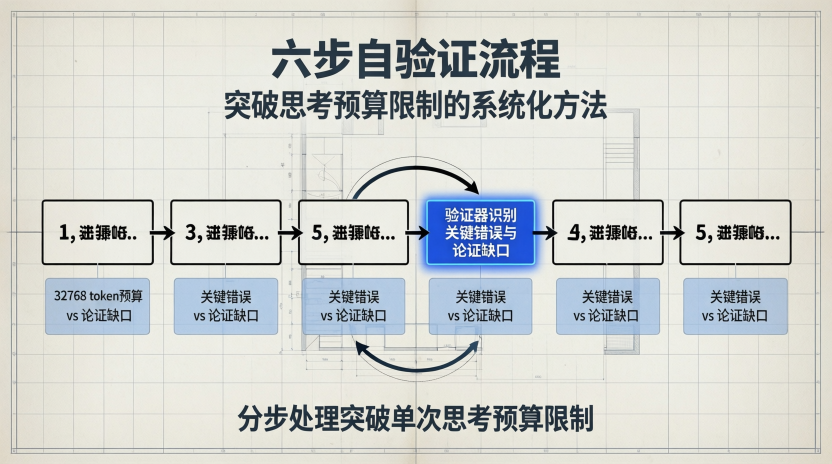
#> input picture backend/skills/slide_deck/studio/f5772cdf-adba-4069-b194-0fe359106f88/02-slide-pipeline-method.png, 1664 x 928 px (shown at 1/2 size)
$ python -i slide_layout_ocr.py   (imports and definitions only)
#> lines starting #> are read from the running program, lines starting #| are printed output that depends on the picture
#> further down, picture is the input picture: PIL image 1664x928 RGB; mean R, G, B 207.4, 210.2, 207.3
"""Layout OCR for slide preview images using RapidOCR (PP-OCR, ONNX)."""

from __future__ import annotations

import io
import logging
import threading
from typing import Any

import numpy as np
from PIL import Image, ImageEnhance, ImageFilter, UnidentifiedImageError

logger = logging.getLogger(__name__)

# Slides are often exported below ideal size for CJK; upscaling helps detection/Rec.
_MIN_LONGEST_EDGE_FOR_OCR = 1680
_MAX_LONGEST_EDGE_FOR_OCR = 2800
_MIN_REGION_AREA = 120
_MIN_REGION_SIDE = 8
_MIN_LINE_SCORE = 0.22

_engine_lock = threading.Lock()
_engine: Any | None = None


class SlideLayoutOcrError(Exception):
    """Raised when OCR cannot complete."""


# [23 lines left out: function _get_rapid_ocr_engine, not called in this run]


def _enhance_slide_for_ocr(rgb: Image.Image) -> Image.Image:
    """Mild contrast/sharpen for antialiased slide text."""
    work = rgb.filter(ImageFilter.UnsharpMask(radius=1.2, percent=80, threshold=3))
    work = ImageEnhance.Contrast(work).enhance(1.18)
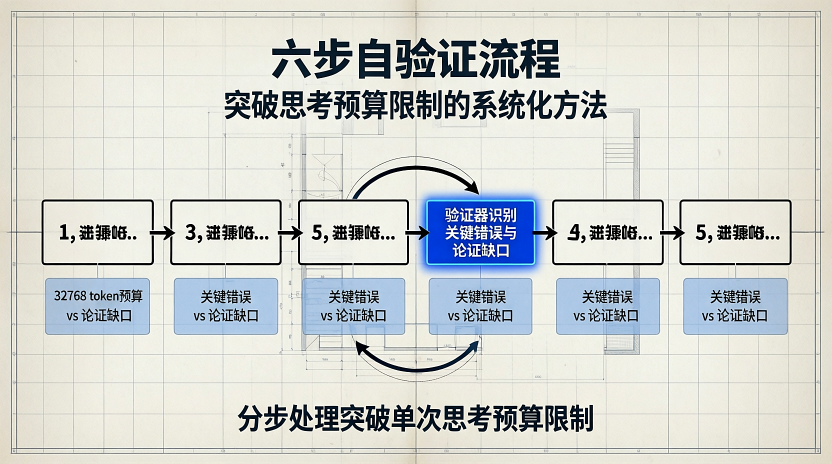
#> work: PIL image 1664x928 RGB (shown at 1/2 size); mean R, G, B 207.8, 210.7, 207.2
    work = ImageEnhance.Sharpness(work).enhance(1.1)
    return work


# [112 lines left out: functions _resize_to_ocr_window, _regions_from_rapid_output, run_slide_layout_ocr, not called in this run]

>>> from PIL import Image
>>> picture = Image.open('../../../skills/slide_deck/studio/f5772cdf-adba-4069-b194-0fe359106f88/02-slide-pipeline-method.png')
>>> result = _enhance_slide_for_ocr(picture)
